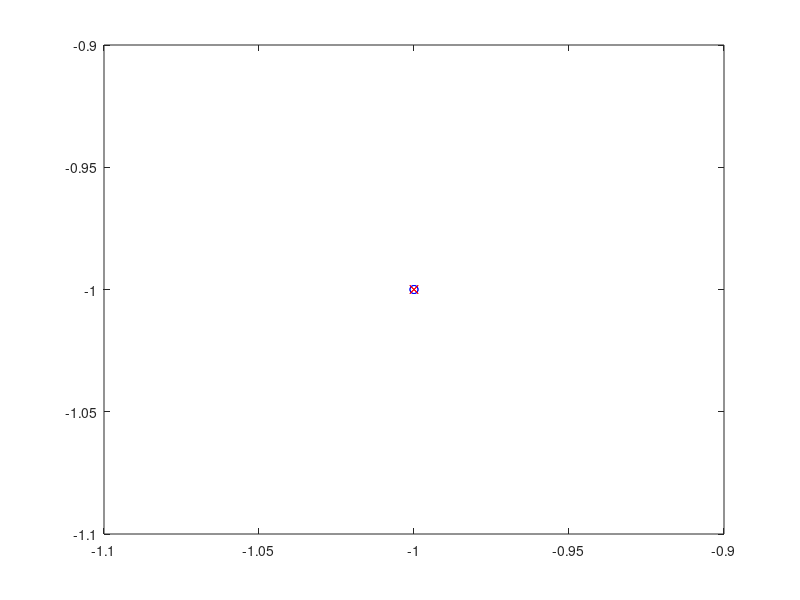

MATLAB code for this plot: (Note: this script raises an error after producing the figure.)
clear, close all
addpath('Functions/')
% file_k1000 = 'Results/Conf_RIS_MIMO_Nty8Ntz8Nry8Nrz8D5lt5lr5Nrisx100K100000.mat';
% file_k1 = 'Results/Conf_RIS_MIMO_Nty8Ntz8Nry8Nrz8D5lt5lr5Nrisx100K1.mat';
file_RIS = 'Results/Sweep_dris10/DoF_RIS_MIMO_Nty8Ntz8Nry8Nrz8D10dris8.75lt2lr2Nrisx50K100000.mat';
file_direct = 'Results/Nty8_Ntz8_Nry8_Nrz8_lt2_lr2_Nrisy50_final/Conf_direct_MIMO_Nty8Ntz8Nry8Nrz8D10lt2lr2Nrisx50K100000.mat';
file_direct_RIS = 'Results/Sweep_dris10/DoF_direct_RIS_MIMO_Nty8Ntz8Nry8Nrz8D10dris8.75lt2lr2Nrisx50K100000.mat';

% addpath(dir_files)


% load("Sweep_k/Conf_RIS_MIMO_Nty16Ntz16Nry16Nrz16D5lt5lr5Nrisx50K1000corre.mat")
% plot(10*log10(K_vec), Indir_output_hold), hold on
% plot(10*log10(K_vec), Indir_output_hold_K1000Solution)
% plot(10*log10(K_vec), Indir_output_hold_anom)
% plot(10*log10(K_vec), Indir_output_hold_focusing),hold off
% legend('Optimal', 'LOS', 'Anomalous reflection', 'Focusing function')

figure(1)

plot(-1,-1, 'k-.'), hold on
plot(-1,-1, 'b-o')
plot(-1,-1, 'r-x')
plot(-1,-1, 'g-')
plot(-1,-1, 'b--o')
plot(-1,-1, 'r--x')
plot(-1,-1, 'g--')



%% Reflected channel
load(file_RIS, 'd_ris_vec', 'N_modes_opt', 'N_modes_focus', 'N_modes_abnormal',...
    'Indir_output_K100000_hold', 'Indir_output_K100000_hold_focusing', 'Indir_output_K100000_hold_anom')

figure(1)
plot(d_ris_vec, N_modes_opt, 'b--'),hold on
plot(d_ris_vec(1:2:end), N_modes_opt(1:2:end), 'bo')
% plot(d_ris_vec, N_modes_RIS_LoS, 'r--')
plot(d_ris_vec, N_modes_focus, 'r--')
plot(d_ris_vec(1:2:end), N_modes_focus(1:2:end), 'rx')
plot(d_ris_vec, N_modes_abnormal, 'g--')

figure(2)
plot(d_ris_vec, Indir_output_K100000_hold, 'b--'),hold on
plot(d_ris_vec(1:2:end), Indir_output_K100000_hold(1:2:end), 'bo')
% plot(d_ris_vec, N_modes_RIS_LoS, 'r--')
plot(d_ris_vec, Indir_output_K100000_hold_focusing, 'r--')
plot(d_ris_vec(1:2:end), Indir_output_K100000_hold_focusing(1:2:end), 'rx')
plot(d_ris_vec, Indir_output_K100000_hold_anom, 'g--')

%% Direct channel
load(file_direct,  'N_modes_opt', 'N_modes_focus', 'N_modes_abnormal',...
    'Indir_output_K100000_hold', 'Indir_output_K100000_hold_focusing', 'Indir_output_K100000_hold_anom')
figure(1)
plot(d_ris_vec, N_modes_opt(end)*ones(size(d_ris_vec)), 'k-.')
figure(1)
plot(d_ris_vec, Indir_output_K100000_hold(end)*ones(size(d_ris_vec)), 'k-.')

%% Direct and reflected channel
load(file_direct_RIS, 'd_ris_vec', 'N_modes_opt', 'N_modes_focus', 'N_modes_abnormal',...
    'Indir_output_K100000_hold', 'Indir_output_K100000_hold_focusing', 'Indir_output_K100000_hold_anom')

figure(1)
plot(d_ris_vec, N_modes_opt, 'b-'),hold on
plot(d_ris_vec(1:2:end), N_modes_opt(1:2:end), 'bo')
% plot(d_ris_vec, N_modes_RIS_LoS, 'r--')
plot(d_ris_vec, N_modes_focus, 'r-')
plot(d_ris_vec(1:2:end), N_modes_focus(1:2:end), 'rx')
plot(d_ris_vec, N_modes_abnormal, 'g-')

figure(2)
plot(d_ris_vec, Indir_output_K100000_hold, 'b-'),hold on
plot(d_ris_vec(1:2:end), Indir_output_K100000_hold(1:2:end), 'bo')
% plot(d_ris_vec, N_modes_RIS_LoS, 'r-')
plot(d_ris_vec, Indir_output_K100000_hold_focusing, 'r-')
plot(d_ris_vec(1:2:end), Indir_output_K100000_hold_focusing(1:2:end), 'rx')
plot(d_ris_vec, Indir_output_K100000_hold_anom, 'g-')



%% Tune
figure(1)
legend('Direct channel', 'Direct + reflect channel. Scheme 1.', 'Direct + reflect channel. Scheme 3.',...
    'Direct + reflect channel. Scheme 4.',...
    'Reflect channel. Scheme 1.', 'Reflect channel. Scheme 3.',...
    'Reflect channel. Scheme 4.',...
    'Interpreter', 'latex', 'FontSize', 10)
xlabel('$d_\mathrm{ris}$ (m)', 'Interpreter', 'latex', 'FontSize', 12)
ylabel('$N_{DoF}$', 'Interpreter', 'latex', 'FontSize', 12)
axis([1.25,8.75,0.4,4]), grid on